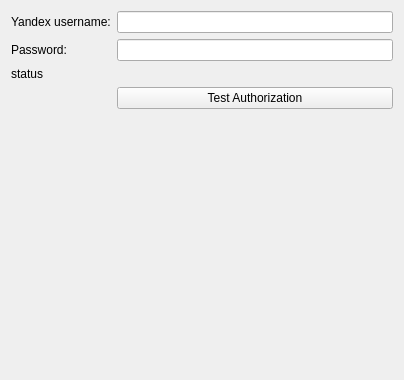
<?xml version="1.0" encoding="UTF-8"?>
<ui version="4.0">
 <class>YandexNarodSettingsClass</class>
 <widget class="QWidget" name="YandexNarodSettingsClass">
  <property name="geometry">
   <rect>
    <x>0</x>
    <y>0</y>
    <width>404</width>
    <height>380</height>
   </rect>
  </property>
  <property name="windowTitle">
   <string>Settings</string>
  </property>
  <layout class="QFormLayout" name="formLayout">
   <item row="0" column="0">
    <widget class="QLabel" name="label1">
     <property name="text">
      <string>Yandex username:</string>
     </property>
    </widget>
   </item>
   <item row="0" column="1">
    <widget class="QLineEdit" name="editLogin">
     <property name="sizePolicy">
      <sizepolicy hsizetype="Minimum" vsizetype="Fixed">
       <horstretch>0</horstretch>
       <verstretch>0</verstretch>
      </sizepolicy>
     </property>
    </widget>
   </item>
   <item row="1" column="0">
    <widget class="QLabel" name="label2">
     <property name="text">
      <string>Password:</string>
     </property>
    </widget>
   </item>
   <item row="1" column="1">
    <widget class="QLineEdit" name="editPasswd">
     <property name="sizePolicy">
      <sizepolicy hsizetype="Minimum" vsizetype="Fixed">
       <horstretch>0</horstretch>
       <verstretch>0</verstretch>
      </sizepolicy>
     </property>
     <property name="echoMode">
      <enum>QLineEdit::Password</enum>
     </property>
    </widget>
   </item>
   <item row="2" column="0" colspan="2">
    <widget class="QLabel" name="labelStatus">
     <property name="text">
      <string>status</string>
     </property>
     <property name="textInteractionFlags">
      <set>Qt::LinksAccessibleByMouse</set>
     </property>
    </widget>
   </item>
   <item row="3" column="1">
    <widget class="QPushButton" name="testButton">
     <property name="text">
      <string>Test Authorization</string>
     </property>
    </widget>
   </item>
  </layout>
 </widget>
 <resources/>
 <connections/>
 <slots>
  <slot>testclick()</slot>
 </slots>
</ui>
